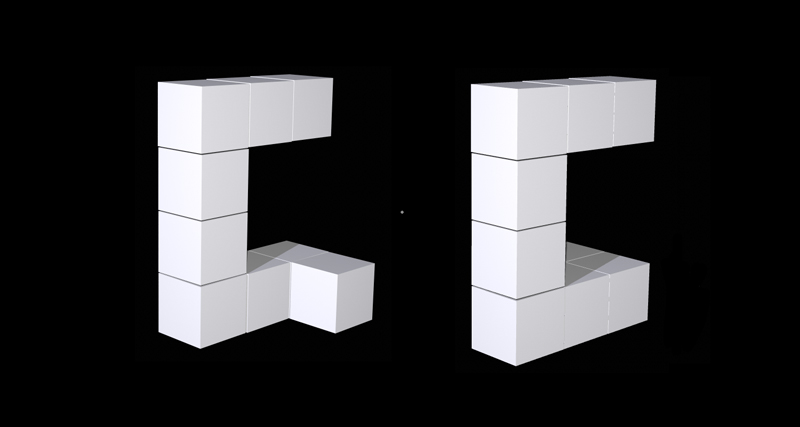
#> input picture Allstimuliasjpg/All stimuli as jpg_/10_0_R.jpg, 800 x 427 px, given in place of 1_100.jpg, which was not available
$ python minecraft_image_matching_fixations_saccades.py
#> lines starting #> are read from the running program, lines starting #| are printed output that depends on the picture; after the words box and inside, x2 and y2 are one past the last pixel; in counts of white or black regions, pixels touching at a corner belong together; pictures that were not available may be replaced by others from this repository, and a replacement may not be noted
# To run
# Check bottom of code
# Change names accordingly

from __future__ import print_function
import cv2 as cv
import numpy as np
import argparse
from matplotlib import pyplot as plt
import csv
import os
from scipy import stats
from collections import Counter
import math

# [232 lines left out: functions check_bounding_box, blink_detection, remove_missing, fixation_detection, saccade_detection, not called in this run]


#minHessian = 400
detector = cv.ORB_create(1000)
#images_roi_counter = {}

# TODO: Check that this is still accurate to the test
mapping_file = "qualtrics_mapping.csv" #file provides mapping between the question and the reference image
csv_file = open(mapping_file)
#> (reads Survey Mining/qualtrics_mapping.csv from the repository)
csv_data=csv.DictReader(csv_file)
images_files= [] #store the filename for each image
images = [] #stores all of the images

image_keypoints  = [] #variable to store keypoints for each reference image

'''
This chunk of code pulls in the images and then processes the keypoints and descriptors
for all of the reference images
'''
fixation_counter = {}
image_contours = {}
user_fixation_counter = {}
for line in csv_data:
	file_name=line['image_file']+"_"+line["angle"]
	if line['same']=="2":
		file_name+="_R.jpg"
	else:
		file_name+=".jpg"

	# TODO: Download this folder and place it with the directory with all this code
	file_name = os.path.join("Allstimuliasjpg\\All stimuli as jpg_", file_name)
	images_files.append(file_name)
	#images_roi_counter[file_name]=Counter()
	c_img = cv.imread(file_name,1)
#> c_img is the input picture: shape (427, 800, 3); mean B, G, R 50.1, 48.7, 48.9
	img1 = c_img.copy()
	img1 = cv.cvtColor(img1, cv.COLOR_BGR2GRAY)
 # trainImage
	#img_mat = np.empty((img1.shape[0], img1.shape[1], 3), dtype=np.uint8)

	#cv.imshow(img1, img_mat)
	images.append(img1)
	kp,dp = detector.detectAndCompute(img1, None)
#> kp = 751 keypoints; strongest (x, y, size): (472, 85, 31), (158, 82, 31), (158, 83, 37.2), (471, 152, 31)
	image_keypoints.append({"keypoints": kp,"descriptors": dp})
	#ret, thresh = cv.threshold(img1,127,255, cv.THRESH_BINARY) #we use thresholding to find the bounding box
	th3 = cv.adaptiveThreshold(img1,255,cv.ADAPTIVE_THRESH_GAUSSIAN_C,cv.THRESH_BINARY,15,2)
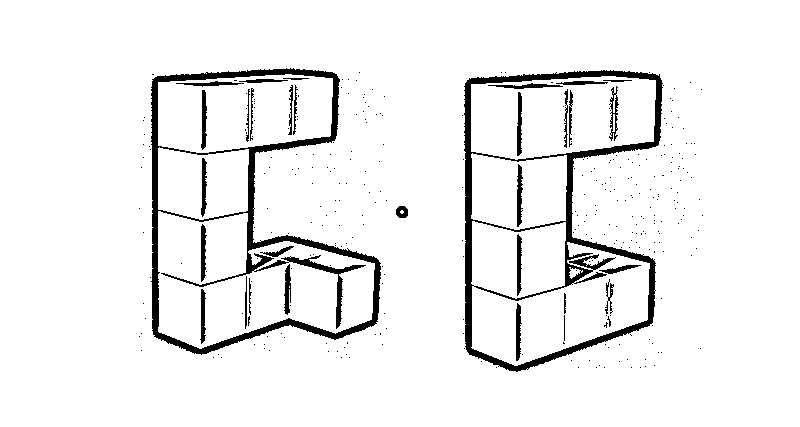
#> th3: shape (427, 800); 93.9% white; 346 black regions (314 under 20 px)
	contours, hier = cv.findContours(th3, cv.RETR_TREE, cv.CHAIN_APPROX_SIMPLE)
#> contours = 399 contours, 347 with area under 20; largest, box (x1, y1, x2, y2) and area: (0, 0, 800, 427) 340374, (463, 69, 664, 373) 45980, (150, 67, 382, 356) 45767, (158, 211, 375, 349) 19688, (471, 221, 650, 366) 17926
	#add all contouns to the fixation counter
	#within each Counter make a counter for above median, below median, for time and score
	image_contours[file_name]={}
	fixation_counter[file_name]={}
	for c in range(len(contours)):
		#print(contours[c])
		#print(hier[0][c])
		(x,y,w,h) = cv.boundingRect(contours[c])
		if (w * h) > 2000:
			#print(w*h)
			#c_contour = contours[c]
			fixation_counter[file_name][c]= Counter()
			image_contours[file_name][c] = contours[c]
#> this loop made 399 passes
#> (x, y, w, h) on passes 1 to 3: (0, 0, 800, 427), (526, 368, 3, 3), (639, 366, 3, 3)
#> after the loop, fixation_counter = 1 item; image_contours = 1 item
#> pass 2 of the loop `for line in csv_data:`:
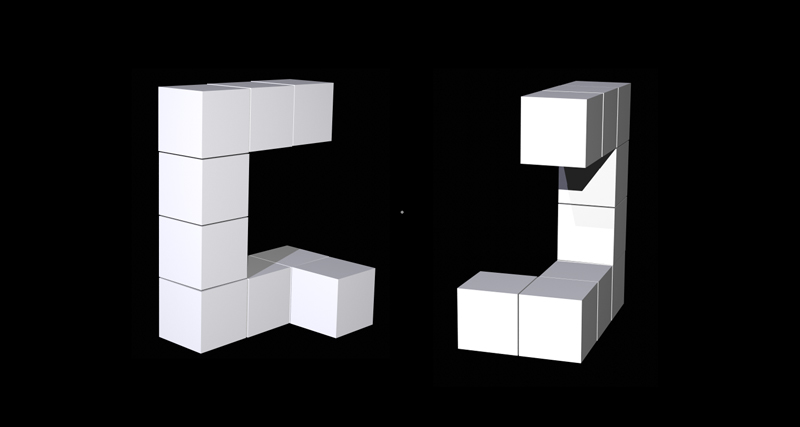
#> input picture Allstimuliasjpg/All stimuli as jpg_/10_150.jpg, 800 x 427 px, given in place of 2_50.jpg, which was not available
#> c_img is the input picture: shape (427, 800, 3); mean B, G, R 41.9, 41, 41.1
#> kp = 679 keypoints; strongest (x, y, size): (521, 162, 31), (458, 347, 37.2), (460, 346, 53.6), (159, 87, 31)
#> `th3 = cv.adaptiveThreshold(img1,255,cv.ADAPTIVE_THRESH_GAUSSIAN_C,cv.T..`:
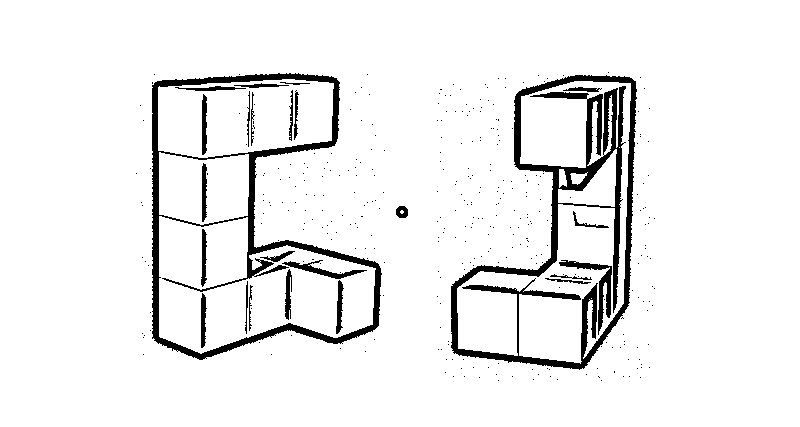
#> th3: shape (427, 800); 93.5% white; 365 black regions (340 under 20 px)
#> contours = 407 contours, 371 with area under 20; largest, box (x1, y1, x2, y2) and area: (0, 0, 800, 427) 340374, (151, 72, 383, 361) 45786, (450, 74, 638, 371) 34730, (457, 81, 631, 364) 21288, (159, 216, 376, 354) 19710
#> the loop `for c in range(len(contours)):` made 407 passes
#> (x, y, w, h) on passes 1 to 3: (0, 0, 800, 427), (600, 379, 3, 3), (497, 379, 3, 3)
#> after the loop `for c in range(len(contours)):`: fixation_counter = 2 items
#> (the run stopped early here; a loop or call above may not have finished)
